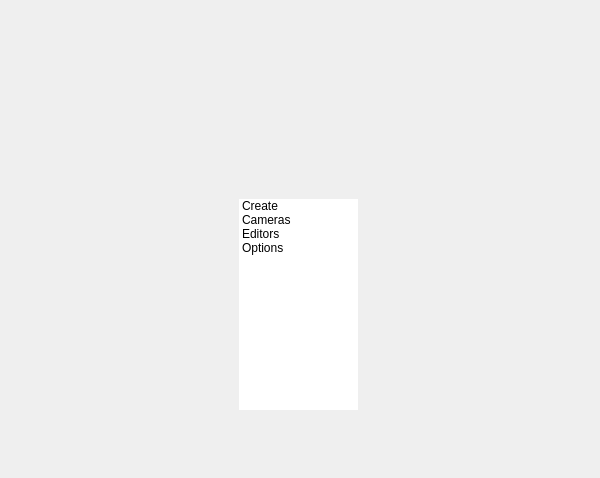
<?xml version="1.0" encoding="UTF-8"?>
<ui version="4.0">
 <class>QtUi</class>
 <widget class="QMainWindow" name="QtUi">
  <property name="enabled">
   <bool>true</bool>
  </property>
  <property name="geometry">
   <rect>
    <x>0</x>
    <y>0</y>
    <width>600</width>
    <height>478</height>
   </rect>
  </property>
  <property name="sizePolicy">
   <sizepolicy hsizetype="Ignored" vsizetype="Ignored">
    <horstretch>0</horstretch>
    <verstretch>0</verstretch>
   </sizepolicy>
  </property>
  <property name="minimumSize">
   <size>
    <width>0</width>
    <height>0</height>
   </size>
  </property>
  <property name="maximumSize">
   <size>
    <width>16777215</width>
    <height>16777215</height>
   </size>
  </property>
  <property name="cursor">
   <cursorShape>ArrowCursor</cursorShape>
  </property>
  <property name="windowTitle">
   <string>Toolkit</string>
  </property>
  <property name="whatsThis">
   <string>cameras_lower</string>
  </property>
  <property name="tabShape">
   <enum>QTabWidget::Triangular</enum>
  </property>
  <property name="dockNestingEnabled">
   <bool>true</bool>
  </property>
  <property name="dockOptions">
   <set>QMainWindow::AllowNestedDocks|QMainWindow::AllowTabbedDocks|QMainWindow::AnimatedDocks|QMainWindow::ForceTabbedDocks</set>
  </property>
  <widget class="QWidget" name="mainWindow">
   <property name="sizePolicy">
    <sizepolicy hsizetype="Ignored" vsizetype="Ignored">
     <horstretch>0</horstretch>
     <verstretch>0</verstretch>
    </sizepolicy>
   </property>
   <layout class="QGridLayout" name="gridLayout">
    <item row="0" column="0">
     <widget class="QWidget" name="staticWindow" native="true">
      <widget class="TreeWidgetExpandableList" name="tree000">
       <property name="geometry">
        <rect>
         <x>230</x>
         <y>190</y>
         <width>119</width>
         <height>211</height>
        </rect>
       </property>
       <property name="layoutDirection">
        <enum>Qt::LeftToRight</enum>
       </property>
       <property name="frameShape">
        <enum>QFrame::NoFrame</enum>
       </property>
       <property name="frameShadow">
        <enum>QFrame::Plain</enum>
       </property>
       <property name="verticalScrollBarPolicy">
        <enum>Qt::ScrollBarAlwaysOff</enum>
       </property>
       <property name="horizontalScrollBarPolicy">
        <enum>Qt::ScrollBarAlwaysOff</enum>
       </property>
       <property name="sizeAdjustPolicy">
        <enum>QAbstractScrollArea::AdjustToContents</enum>
       </property>
       <property name="selectionMode">
        <enum>QAbstractItemView::NoSelection</enum>
       </property>
       <property name="indentation">
        <number>0</number>
       </property>
       <property name="itemsExpandable">
        <bool>false</bool>
       </property>
       <property name="headerHidden">
        <bool>true</bool>
       </property>
       <property name="expandsOnDoubleClick">
        <bool>false</bool>
       </property>
       <property name="columnCount">
        <number>5</number>
       </property>
       <attribute name="headerVisible">
        <bool>false</bool>
       </attribute>
       <column>
        <property name="text">
         <string notr="true">root</string>
        </property>
       </column>
       <column>
        <property name="text">
         <string>Editors</string>
        </property>
       </column>
       <column>
        <property name="text">
         <string>Cameras</string>
        </property>
       </column>
       <column>
        <property name="text">
         <string>Create</string>
        </property>
       </column>
       <column>
        <property name="text">
         <string>Options</string>
        </property>
       </column>
       <item>
        <property name="text">
         <string>Create</string>
        </property>
        <property name="text">
         <string/>
        </property>
        <property name="text">
         <string/>
        </property>
        <property name="text">
         <string>Custom Camera</string>
        </property>
        <property name="text">
         <string>Group Cameras</string>
        </property>
       </item>
       <item>
        <property name="text">
         <string>Cameras</string>
        </property>
        <property name="text">
         <string/>
        </property>
        <property name="text">
         <string/>
        </property>
        <property name="text">
         <string>Set Custom Camera</string>
        </property>
        <property name="text">
         <string>Adjust Clipping</string>
        </property>
       </item>
       <item>
        <property name="text">
         <string>Editors</string>
        </property>
        <property name="text">
         <string/>
        </property>
        <property name="text">
         <string/>
        </property>
        <property name="text">
         <string>Camera From View</string>
        </property>
        <property name="text">
         <string>Toggle Safe Frames</string>
        </property>
       </item>
       <item>
        <property name="text">
         <string>Options</string>
        </property>
        <property name="text">
         <string/>
        </property>
        <property name="text">
         <string/>
        </property>
        <property name="text">
         <string/>
        </property>
        <property name="text">
         <string/>
        </property>
       </item>
      </widget>
      <widget class="QPushButton" name="i000">
       <property name="geometry">
        <rect>
         <x>240</x>
         <y>190</y>
         <width>96</width>
         <height>21</height>
        </rect>
       </property>
       <property name="minimumSize">
        <size>
         <width>0</width>
         <height>21</height>
        </size>
       </property>
       <property name="maximumSize">
        <size>
         <width>999</width>
         <height>21</height>
        </size>
       </property>
       <property name="whatsThis">
        <string>cameras_lower_submenu</string>
       </property>
      </widget>
      <zorder>i000</zorder>
      <zorder>tree000</zorder>
     </widget>
    </item>
   </layout>
  </widget>
 </widget>
 <customwidgets>
  <customwidget>
   <class>TreeWidgetExpandableList</class>
   <extends>QTreeWidget</extends>
   <header>qtreewidget_expandablelist.h</header>
  </customwidget>
 </customwidgets>
 <resources/>
 <connections/>
 <designerdata>
  <property name="gridDeltaX">
   <number>5</number>
  </property>
  <property name="gridDeltaY">
   <number>10</number>
  </property>
  <property name="gridSnapX">
   <bool>true</bool>
  </property>
  <property name="gridSnapY">
   <bool>true</bool>
  </property>
  <property name="gridVisible">
   <bool>true</bool>
  </property>
 </designerdata>
</ui>
